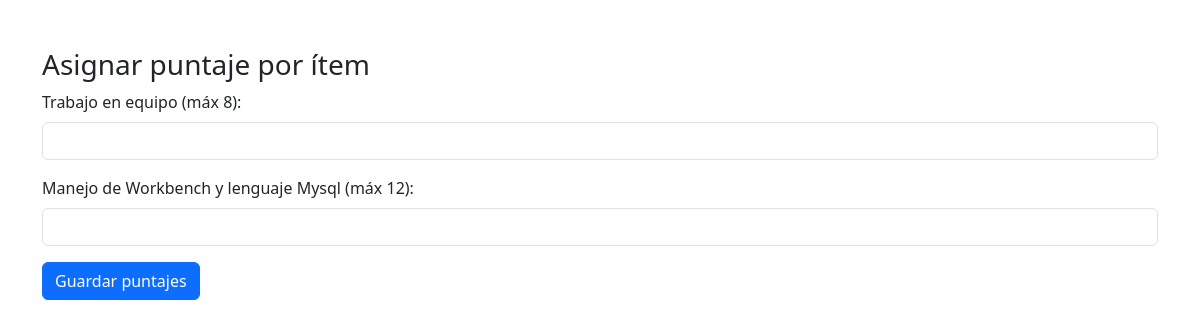
The app's page /php/resultado_item.php?id_persona=5&id_vacante=4 (signed in) with its own data.
### tables this page shows
CREATE TABLE `item` (
  `nro_item` int(11) NOT NULL,
  `ID_Vacante` int(11) NOT NULL,
  `descripcion` varchar(256) NOT NULL,
  `valor_max` int(11) NOT NULL
);

### php/resultado_item.php (the view, shortened to what this page needs)
<?php
require('conection.php');
$idVacante = intval($_GET['id_vacante']);
$sql = "SELECT * FROM item WHERE ID_Vacante = $idVacante";
$resultado = mysqli_query($conn, $sql);
?>
<!DOCTYPE html>
<html lang="es">
<head>
  <link href="https://cdn.jsdelivr.net/npm/bootstrap@5.3.3/dist/css/bootstrap.min.css" rel="stylesheet">
</head>
<body class="container mt-5">
<h3>Asignar puntaje por ítem</h3>
<form action="guardar_puntajes.php" method="post">
  <?php while($item = mysqli_fetch_assoc($resultado)) { ?>
    <div class="mb-3">
      <label for="item_<?= $item['nro_item'] ?>" class="form-label">
        <?= htmlspecialchars($item['descripcion']) ?> (máx <?= $item['valor_max'] ?>):
      </label>
      <input type="number" class="form-control" name="puntajes[<?= $item['nro_item'] ?>]"
             id="item_<?= $item['nro_item'] ?>" min="0" max="<?= $item['valor_max'] ?>" required>
    </div>
  <?php } ?>
  <button type="submit" class="btn btn-primary">Guardar puntajes</button>
</form>
</body>
</html>

### records on screen
item: descripcion "Trabajo en equipo", valor_max "8"
item: descripcion "Manejo de Workbench y lenguaje Mysql", valor_max "12"
